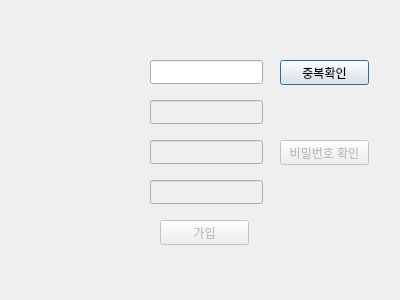
<?xml version="1.0" encoding="UTF-8"?>
<ui version="4.0">
 <class>Register</class>
 <widget class="QDialog" name="Register">
  <property name="geometry">
   <rect>
    <x>0</x>
    <y>0</y>
    <width>400</width>
    <height>300</height>
   </rect>
  </property>
  <property name="windowTitle">
   <string>Dialog</string>
  </property>
  <widget class="QPushButton" name="id_check">
   <property name="geometry">
    <rect>
     <x>280</x>
     <y>60</y>
     <width>89</width>
     <height>25</height>
    </rect>
   </property>
   <property name="text">
    <string>중복확인</string>
   </property>
  </widget>
  <widget class="QPushButton" name="reg_Btn">
   <property name="enabled">
    <bool>false</bool>
   </property>
   <property name="geometry">
    <rect>
     <x>160</x>
     <y>220</y>
     <width>89</width>
     <height>25</height>
    </rect>
   </property>
   <property name="text">
    <string>가입</string>
   </property>
  </widget>
  <widget class="QLineEdit" name="id_text">
   <property name="geometry">
    <rect>
     <x>150</x>
     <y>60</y>
     <width>113</width>
     <height>24</height>
    </rect>
   </property>
  </widget>
  <widget class="QLineEdit" name="pw_text">
   <property name="enabled">
    <bool>false</bool>
   </property>
   <property name="geometry">
    <rect>
     <x>150</x>
     <y>100</y>
     <width>113</width>
     <height>24</height>
    </rect>
   </property>
  </widget>
  <widget class="QLineEdit" name="ck_pw_text">
   <property name="enabled">
    <bool>false</bool>
   </property>
   <property name="geometry">
    <rect>
     <x>150</x>
     <y>140</y>
     <width>113</width>
     <height>24</height>
    </rect>
   </property>
  </widget>
  <widget class="QLineEdit" name="name">
   <property name="enabled">
    <bool>false</bool>
   </property>
   <property name="geometry">
    <rect>
     <x>150</x>
     <y>180</y>
     <width>113</width>
     <height>24</height>
    </rect>
   </property>
  </widget>
  <widget class="QPushButton" name="ck_pw_Btn">
   <property name="enabled">
    <bool>false</bool>
   </property>
   <property name="geometry">
    <rect>
     <x>280</x>
     <y>140</y>
     <width>89</width>
     <height>25</height>
    </rect>
   </property>
   <property name="text">
    <string>비밀번호 확인</string>
   </property>
  </widget>
 </widget>
 <resources/>
 <connections/>
</ui>
